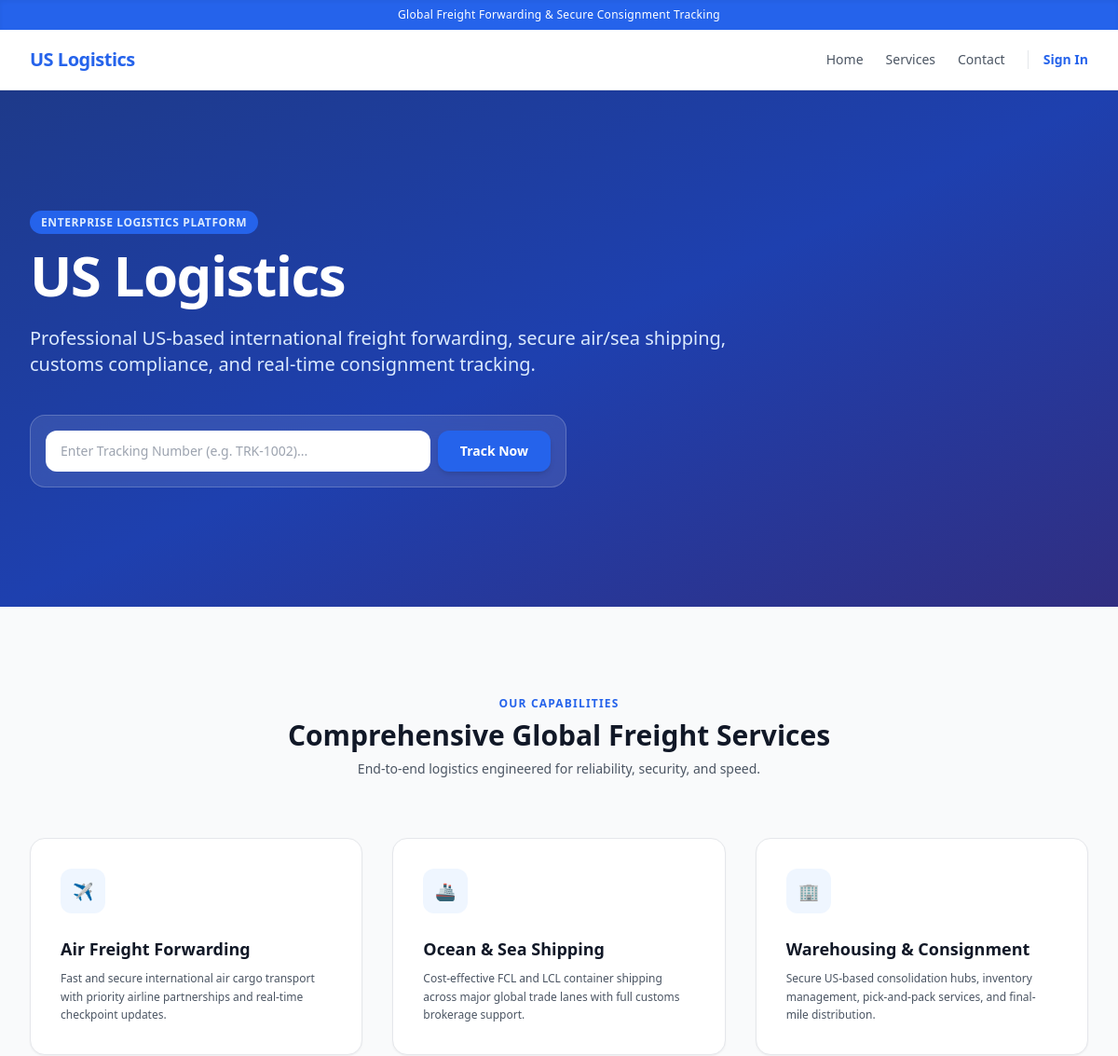
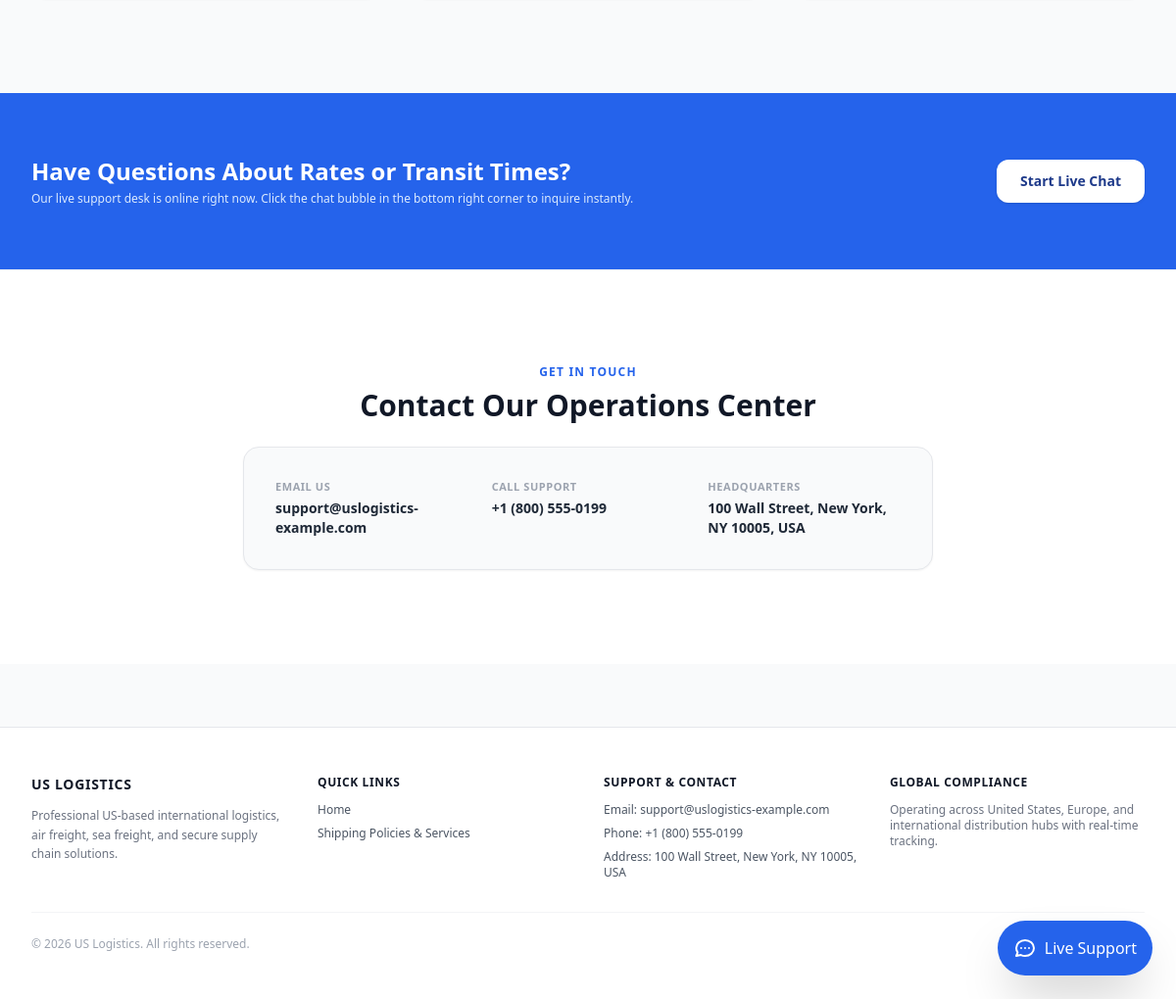
The page / on the database its author committed (2 pictures, top to bottom).
### core/models.py (models this page shows, shortened)
class AppVariable(models.Model):
    key = models.CharField(max_length=100, unique=True)
    value = models.TextField(blank=True)
    description = models.CharField(max_length=255, blank=True)
    @classmethod
    def get_vars(cls):
        vars_dict = cache.get('app_variables')
        if vars_dict is None:
            vars_dict = {var.key: var.value for var in cls.objects.all()}
            cache.set('app_variables', vars_dict, timeout=None)
        return vars_dict

### core/views.py (the view)
# urls.py: path('', views.HomeView.as_view(), name='home'),
class HomeView(TemplateView):
    template_name = 'core/home.html'
    def get_context_data(self, **kwargs):
        context = super().get_context_data(**kwargs)
        context['app_vars'] = AppVariable.get_vars()
        return context

### core/context_processors.py (called while the page is built)
def app_variables(request):
    try:
        vars_dict = {var.key: var.value for var in AppVariable.objects.all()}
    except Exception:
        vars_dict = {}
    return {'app_vars': vars_dict}

### templates/core/home.html (shortened to what this page needs)
{% extends 'base.html' %}
{% block content %}
<div class="relative bg-gradient-to-br from-blue-900 via-blue-800 to-indigo-900 text-white py-24 lg:py-32 overflow-hidden">
    <div class="max-w-7xl mx-auto px-4 sm:px-6 lg:px-8 relative z-10">
        <div class="max-w-3xl">
            <span class="bg-blue-600 text-blue-100 text-xs font-semibold px-3 py-1 rounded-full uppercase tracking-wider">Enterprise Logistics Platform</span>
            <h1 class="text-4xl sm:text-6xl font-extrabold tracking-tight mt-4 mb-6 leading-tight">
                {{ app_vars.SITE_NAME|default:"Seamless US & International Supply Chain Solutions" }}
            </h1>
            <p class="text-lg sm:text-xl text-blue-100 mb-10 leading-relaxed">
                {{ app_vars.SITE_DESCRIPTION|default:"Professional US-based international freight forwarding, secure air/sea shipping, customs compliance, and real-time consignment tracking." }}
            </p>
            <div class="bg-white/10 backdrop-blur-md p-4 rounded-2xl border border-white/20 max-w-xl">
                <form id="public-track-form" onsubmit="handlePublicTrack(event)" class="flex gap-2">
                    <input id="public-track-input" type="text" placeholder="Enter Tracking Number (e.g. TRK-1002)..." class="flex-1 bg-white text-gray-800 px-4 py-3 rounded-xl text-sm focus:outline-none focus:ring-2 focus:ring-blue-400">
                    <button type="submit" class="bg-blue-600 hover:bg-blue-500 text-white px-6 py-3 rounded-xl text-sm font-semibold transition shadow-md">
                        Track Now
                    </button>
                </form>
            </div>
        </div>
    </div>
</div>
<div id="services" class="py-24 bg-gray-50">
    <div class="max-w-7xl mx-auto px-4 sm:px-6 lg:px-8">
        <div class="text-center max-w-2xl mx-auto mb-16">
            <h2 class="text-xs font-bold text-blue-600 uppercase tracking-widest mb-2">Our Capabilities</h2>
            <h3 class="text-3xl font-bold text-gray-900">Comprehensive Global Freight Services</h3>
            <p class="text-sm text-gray-600 mt-2">End-to-end logistics engineered for reliability, security, and speed.</p>
        </div>
        <div class="grid grid-cols-1 md:grid-cols-3 gap-8">
            <div class="bg-white p-8 rounded-2xl shadow-sm border border-gray-200 hover:shadow-md transition">
                <div class="w-12 h-12 bg-blue-50 text-blue-600 rounded-xl flex items-center justify-center font-bold text-lg mb-6">✈️</div>
                <h4 class="text-lg font-bold text-gray-900 mb-2">Air Freight Forwarding</h4>
                <p class="text-xs text-gray-600 leading-relaxed">Fast and secure international air cargo transport with priority airline partnerships and real-time checkpoint updates.</p>
            </div>
            <div class="bg-white p-8 rounded-2xl shadow-sm border border-gray-200 hover:shadow-md transition">
                <div class="w-12 h-12 bg-blue-50 text-blue-600 rounded-xl flex items-center justify-center font-bold text-lg mb-6">🚢</div>
                <h4 class="text-lg font-bold text-gray-900 mb-2">Ocean & Sea Shipping</h4>
                <p class="text-xs text-gray-600 leading-relaxed">Cost-effective FCL and LCL container shipping across major global trade lanes with full customs brokerage support.</p>
            </div>
            <div class="bg-white p-8 rounded-2xl shadow-sm border border-gray-200 hover:shadow-md transition">
                <div class="w-12 h-12 bg-blue-50 text-blue-600 rounded-xl flex items-center justify-center font-bold text-lg mb-6">🏢</div>
                <h4 class="text-lg font-bold text-gray-900 mb-2">Warehousing & Consignment</h4>
                <p class="text-xs text-gray-600 leading-relaxed">Secure US-based consolidation hubs, inventory management, pick-and-pack services, and final-mile distribution.</p>
            </div>
        </div>
    </div>
</div>
<div class="py-16 bg-blue-600 text-white">
    <div class="max-w-7xl mx-auto px-4 sm:px-6 lg:px-8 flex flex-col sm:flex-row justify-between items-center gap-6">
        <div>
            <h3 class="text-2xl font-bold">Have Questions About Rates or Transit Times?</h3>
            <p class="text-xs text-blue-100 mt-1">Our live support desk is online right now. Click the chat bubble in the bottom right corner to inquire instantly.</p>
        </div>
        <button onclick="document.getElementById('chat-toggle-btn').click();" class="bg-white text-blue-900 hover:bg-blue-50 px-6 py-3 rounded-xl text-sm font-semibold shadow transition whitespace-nowrap">
            Start Live Chat
        </button>
    </div>
</div>
<div id="contact" class="py-24 bg-white border-t border-gray-100">
    <div class="max-w-3xl mx-auto px-4 sm:px-6 lg:px-8 text-center">
        <h2 class="text-xs font-bold text-blue-600 uppercase tracking-widest mb-2">Get In Touch</h2>
        <h3 class="text-3xl font-bold text-gray-900 mb-6">Contact Our Operations Center</h3>
        <div class="bg-gray-50 p-8 rounded-2xl shadow-sm border border-gray-200 grid grid-cols-1 sm:grid-cols-3 gap-6 text-left">
            <div>
                <p class="text-[11px] uppercase font-bold text-gray-400 tracking-wider">Email Us</p>
                <p class="text-sm font-semibold text-gray-800 mt-1">{{ app_vars.SUPPORT_EMAIL|default:"support@uslogistics-example.com" }}</p>
            </div>
            <div>
                <p class="text-[11px] uppercase font-bold text-gray-400 tracking-wider">Call Support</p>
                <p class="text-sm font-semibold text-gray-800 mt-1">{{ app_vars.COMPANY_PHONE|default:"+1 (800) 555-0199" }}</p>
            </div>
            <div>
                <p class="text-[11px] uppercase font-bold text-gray-400 tracking-wider">Headquarters</p>
                <p class="text-sm font-semibold text-gray-800 mt-1">{{ app_vars.COMPANY_ADDRESS|default:"New York, NY 10005" }}</p>
            </div>
        </div>
    </div>
</div>
{% endblock %}

### templates/base.html (shortened to what this page needs)
<!DOCTYPE html>
<html lang="en">
<head>
    <script src="https://cdn.tailwindcss.com"></script>
    <link rel="stylesheet" href="https://unpkg.com/leaflet@1.9.4/dist/leaflet.css" />
</head>
<body class="bg-gray-50 text-gray-800 flex flex-col min-h-screen font-sans antialiased">
    {% if app_vars.SITE_TAGLINE %}
    <div class="bg-blue-600 text-white text-xs py-2 px-4 text-center font-medium tracking-wide shadow-inner">
        {{ app_vars.SITE_TAGLINE }}
    </div>
    {% endif %}
    <nav class="bg-white border-b border-gray-200 sticky top-0 z-40 shadow-sm">
        <div class="max-w-7xl mx-auto px-4 sm:px-6 lg:px-8">
            <div class="flex justify-between h-16 items-center">
                <div class="flex items-center">
                    <a href="{% url 'home' %}" class="text-xl font-extrabold text-blue-600 tracking-tight">
                        {{ app_vars.SITE_NAME|default:"US Logistics" }}
                    </a>
                </div>
                <div class="hidden md:flex items-center space-x-6">
                    <a href="{% url 'home' %}" class="text-sm font-medium text-gray-600 hover:text-blue-600 transition">Home</a>
                    <a href="{% url 'home' %}#services" class="text-sm font-medium text-gray-600 hover:text-blue-600 transition">Services</a>
                    <a href="{% url 'home' %}#contact" class="text-sm font-medium text-gray-600 hover:text-blue-600 transition">Contact</a>
                    {% if request.user.is_authenticated %}
                    <div class="flex items-center space-x-4 pl-4 border-l border-gray-200">
                        <span class="text-xs font-semibold text-gray-500">Hi, {{ request.user.username }}</span>
                        <form action="{% url 'logout' %}" method="post" class="inline">
                            {% csrf_token %}
                            <button type="submit" class="text-xs font-semibold text-red-600 hover:bg-red-50 px-3 py-1.5 rounded-lg transition">Sign Out</button>
                        </form>
                    </div>
                    {% else %}
                    <div class="flex items-center space-x-3 pl-4 border-l border-gray-200">
                        <a href="{% url 'login' %}" class="text-sm font-semibold text-blue-600 hover:text-blue-700 transition">Sign In</a>
                    </div>
                    {% endif %}
                </div>
            </div>
        </div>
    </nav>
    <main class="flex-1">
        {% block content %}
        {% endblock %}
    </main>
    <footer class="bg-white border-t border-gray-200 mt-16">
        <div class="max-w-7xl mx-auto px-4 sm:px-6 lg:px-8 py-12">
            <div class="grid grid-cols-1 md:grid-cols-4 gap-8 mb-8">
                <div>
                    <h3 class="text-sm font-bold text-gray-900 uppercase tracking-wider mb-3">{{ app_vars.SITE_NAME|default:"US Logistics" }}</h3>
                    <p class="text-xs text-gray-500 leading-relaxed">{{ app_vars.SITE_DESCRIPTION|default:"Professional US-based international logistics, air freight, sea freight, and secure supply chain solutions." }}</p>
                </div>
                <div>
                    <h4 class="text-xs font-bold text-gray-900 uppercase tracking-wider mb-3">Quick Links</h4>
                    <ul class="space-y-2 text-xs text-gray-600">
                        <li><a href="{% url 'home' %}" class="hover:underline">Home</a></li>
                        <li><a href="{% url 'home' %}#services" class="hover:underline">Shipping Policies & Services</a></li>
                    </ul>
                </div>
                <div>
                    <h4 class="text-xs font-bold text-gray-900 uppercase tracking-wider mb-3">Support & Contact</h4>
                    <ul class="space-y-2 text-xs text-gray-600">
                        <li>Email: {{ app_vars.SUPPORT_EMAIL|default:"support@uslogistics-example.com" }}</li>
                        <li>Phone: {{ app_vars.COMPANY_PHONE|default:"+1 (800) 555-0199" }}</li>
                        <li>Address: {{ app_vars.COMPANY_ADDRESS|default:"100 Wall Street, New York, NY 10005, USA" }}</li>
                    </ul>
                </div>
                <div>
                    <h4 class="text-xs font-bold text-gray-900 uppercase tracking-wider mb-3">Global Compliance</h4>
                    <p class="text-xs text-gray-500">Operating across United States, Europe, and international distribution hubs with real-time tracking.</p>
                </div>
            </div>
            <div class="border-t border-gray-100 pt-6 flex flex-col sm:flex-row justify-between items-center text-xs text-gray-400">
                <p>&copy; 2026 {{ app_vars.SITE_NAME|default:"US Logistics" }}. All rights reserved.</p>
            </div>
        </div>
    </footer>
    <div id="support-chat-widget" class="fixed bottom-6 right-6 z-50">
        <button id="chat-toggle-btn" class="bg-blue-600 hover:bg-blue-700 text-white rounded-full p-4 shadow-2xl flex items-center space-x-2 transition-transform hover:scale-105">
            <span class="font-medium hidden sm:inline">Live Support</span>
        </button>
    </div>
</body>
</html>

### rows shown on the page
AppVariable: SITE_TAGLINE "Global Freight Forwarding & Secure Consignment Tracking"
AppVariable: SITE_NAME "US Logistics", SITE_NAME "US LOGISTICS"
AppVariable: SUPPORT_EMAIL "support@uslogistics-example.com"
AppVariable: COMPANY_PHONE "+1 (800) 555-0199"
AppVariable: COMPANY_ADDRESS "100 Wall Street, New York, NY 10005, USA"
